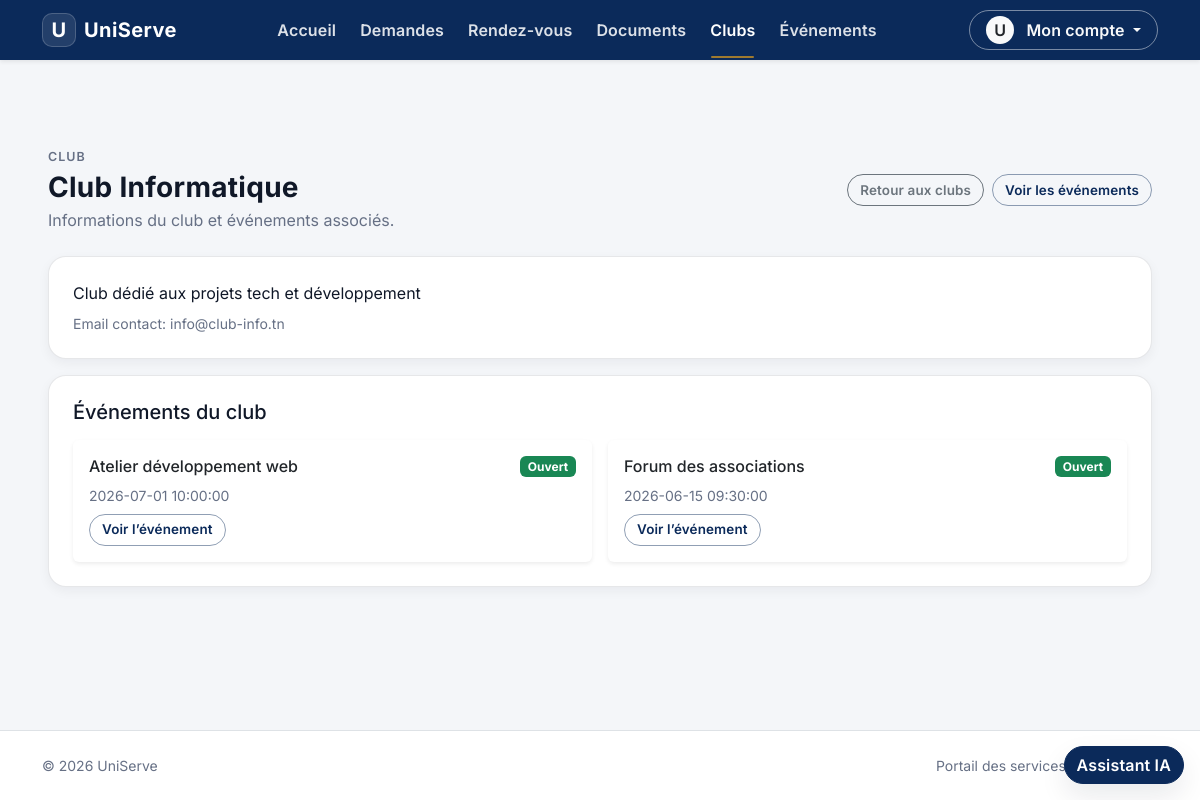
Screenshot of /evenements/clubShow/1 (signed in) with the database file from the repository.
### tables this page shows
CREATE TABLE `clubs` (
  `id` bigint(20) NOT NULL AUTO_INCREMENT,
  `cree_par` bigint(20) NOT NULL,
  `nom` varchar(120) NOT NULL,
  `description` text DEFAULT NULL,
  `email_contact` varchar(255) DEFAULT NULL,
  `actif` tinyint(1) NOT NULL DEFAULT 1,
  `statut_validation` enum('en_attente','approuve','rejete') NOT NULL DEFAULT 'en_attente',
  PRIMARY KEY (`id`),
  UNIQUE KEY `nom` (`nom`),
  KEY `cree_par` (`cree_par`),
  CONSTRAINT `clubs_ibfk_cree_par` FOREIGN KEY (`cree_par`) REFERENCES `utilisateurs` (`id`)
);

CREATE TABLE `evenements` (
  `id` bigint(20) NOT NULL AUTO_INCREMENT,
  `club_id` bigint(20) DEFAULT NULL,
  `cree_par` bigint(20) NOT NULL,
  `titre` varchar(150) NOT NULL,
  `description` text DEFAULT NULL,
  `lieu` varchar(255) DEFAULT NULL,
  `date_debut` datetime NOT NULL,
  `date_fin` datetime NOT NULL,
  `capacite` int(11) DEFAULT NULL,
  `statut` enum('planifie','ouvert','complet','termine','annule') NOT NULL DEFAULT 'planifie',
  `valide_par` bigint(20) DEFAULT NULL,
  `valide_le` datetime DEFAULT NULL,
  `cree_le` timestamp NOT NULL DEFAULT current_timestamp(),
  PRIMARY KEY (`id`),
  KEY `club_id` (`club_id`),
  KEY `cree_par` (`cree_par`),
  KEY `valide_par` (`valide_par`),
  CONSTRAINT `evenements_ibfk_1` FOREIGN KEY (`club_id`) REFERENCES `clubs` (`id`),
  CONSTRAINT `evenements_ibfk_2` FOREIGN KEY (`cree_par`) REFERENCES `utilisateurs` (`id`),
  CONSTRAINT `evenements_ibfk_3` FOREIGN KEY (`valide_par`) REFERENCES `utilisateurs` (`id`)
);

### Controller/Controller.php (called while the page is built, shortened)
<?php
class Controller
{
    protected function basePath(): string
    {
        $scriptName = (string) ($_SERVER['SCRIPT_NAME'] ?? '');
        $dir = str_replace('\\', '/', dirname($scriptName));
        $dir = $dir === '/' ? '' : rtrim($dir, '/');
        return $dir;
    }
    public function url(string $path = ''): string
    {
        $path = '/' . ltrim($path, '/');
        return $this->basePath() . ($path === '/' ? '' : $path);
    }
    public function render(string $view, array $data = [], ?string $layoutOverride = null): void
    {
        $viewPath = __DIR__ . '/../View/' . $view . '.php';
        extract($data, EXTR_SKIP);
        require $viewPath;
    }
}

### Controller/EvenementsController.php (called while the page is built, shortened)
<?php
require_once __DIR__ . '/../Model/Club.php';
class EvenementsController extends Controller
{
    public function clubShow(int|string $id): void
    {
        $clubId = (int) $id;
        $clubModel = new Club();
        $club = $clubModel->findById($clubId);
        $events = $clubModel->getEventsForClub($clubId);
        $this->render('frontoffice/clubs/show', [
            'title' => 'Club',
            'club' => $club,
            'events' => $events,
            'success' => (string) ($_GET['success'] ?? ''),
            'error' => (string) ($_GET['error'] ?? ''),
        ]);
    }
}

### Controller/App.php (called while the page is built, shortened)
<?php
class App
{
    private string $action = 'landing';
    public function __construct()
    {
        $url = $this->parseUrl();
        if (!empty($url)) {
            array_shift($url);
        }
        $controllerInstance = new $this->controller();
        if (!empty($url)) {
            $candidateAction = (string) $url[0];
            $this->action = $candidateAction;
            array_shift($url);
        } elseif (!method_exists($controllerInstance, $this->action)) {
            $this->notFound('Action not found.');
        }
        $this->params = $this->validateAndNormalizeParams($controllerInstance, $this->action, array_values($url));
        call_user_func_array([$controllerInstance, $this->action], $this->params);
    }
    private function parseUrl(): array
    {
        $cleanUrl = trim((string) $_GET['url']);
        $cleanUrl = trim($cleanUrl, '/');
        $segments = explode('/', $cleanUrl);
        return array_values(array_filter($segments, static fn (string $segment): bool => $segment !== ''));
    }
    private function validateAndNormalizeParams(object $controllerInstance, string $action, array $params): array
    {
        return $params;
    }
}

### index.php (called while the page is built, shortened)
<?php
require_once __DIR__ . '/Model/Database.php';
require_once __DIR__ . '/Controller/Controller.php';
require_once __DIR__ . '/Model/Model.php';
require_once __DIR__ . '/Controller/App.php';
new App();

### Model/Database.php (called while the page is built, shortened)
<?php
class Database
{
    private static ?PDO $instance = null;
    public static function connect(): PDO
    {
        $host = getenv('DB_HOST') ?: '127.0.0.1';
        $port = getenv('DB_PORT') ?: '3306';
        $dbname = getenv('DB_NAME') ?: 'uniserve';
        $username = getenv('DB_USER') ?: 'root';
        $password = getenv('DB_PASSWORD');
        $dsn = "mysql:host={$host};port={$port};dbname={$dbname};charset=utf8mb4";
        self::$instance = new PDO($dsn, $username, $password, [
            PDO::ATTR_ERRMODE => PDO::ERRMODE_EXCEPTION,
            PDO::ATTR_DEFAULT_FETCH_MODE => PDO::FETCH_ASSOC,
        ]);
        return self::$instance;
    }
}

### Model/Club.php (called while the page is built, shortened)
<?php
class Club
{
    private Model $model;
    public function __construct()
    {
        $this->model = new Model();
    }
    public function findById(int|string $id): ?array
    {
        $statement = $this->model->query(
            'SELECT c.id, c.cree_par, c.nom, c.description, c.email_contact, c.actif, c.statut_validation,
                    CONCAT(u.prenom, " ", u.nom) AS owner_nom
             FROM clubs c
             INNER JOIN utilisateurs u ON u.id = c.cree_par
             WHERE c.id = ?
             LIMIT 1',
            [(int) $id]
        );
        $club = $statement->fetch();
        return $club ?: null;
    }
    public function getEventsForClub(int|string $clubId): array
    {
        $statement = $this->model->query(
            'SELECT
                e.id,
                e.club_id,
                e.cree_par,
                e.titre,
                e.description,
                e.lieu,
                e.date_debut,
                e.date_fin,
                e.capacite,
                e.statut,
                e.cree_le,
                (SELECT COUNT(*) FROM inscriptions_evenement ie WHERE ie.evenement_id = e.id) AS inscriptions_count
             FROM evenements e
             WHERE e.club_id = ?
               AND e.statut <> "planifie"
             ORDER BY e.date_debut DESC',
            [(int) $clubId]
        );
        return $statement->fetchAll();
    }
}

### Model/Model.php (called while the page is built, shortened)
<?php
class Model
{
    protected static ?PDO $db = null;
    public function __construct()
    {
        if (!(self::$db instanceof PDO)) {
            self::$db = Database::connect();
        }
    }
    public function query(string $sql, array $params = []): PDOStatement
    {
        $statement = self::$db->prepare($sql);
        $statement->execute($params);
        return $statement;
    }
}

### View/frontoffice/clubs/show.php (the view, shortened to what this page needs)
<?php
$club = $club ?? [];
$events = $events ?? [];
$statusClass = static function (string $status): string {
    return match ($status) {
        'planifie' => 'secondary',
        'ouvert' => 'success',
        'complet' => 'warning',
        'termine' => 'dark',
        'annule' => 'danger',
        default => 'secondary',
    };
};
?>
<div class="d-flex align-items-center justify-content-between flex-wrap gap-2 us-page-header">
    <div>
        <div class="us-kicker mb-1">Club</div>
        <h1 class="h3 mb-1"><?= htmlspecialchars((string) ($club['nom'] ?? 'Club'), ENT_QUOTES, 'UTF-8') ?></h1>
        <p class="text-muted mb-0">Informations du club et événements associés.</p>
    </div>
    <div class="d-flex flex-wrap gap-2 justify-content-end">
        <a class="btn btn-outline-secondary btn-sm" href="<?= $this->url('/evenements/clubs') ?>">Retour aux clubs</a>
        <a class="btn btn-outline-primary btn-sm" href="<?= $this->url('/evenements') ?>">Voir les événements</a>
    </div>
</div>
<div class="us-section-card mb-3">
    <div class="card-body p-3 p-md-4">
        <p class="mb-2"><?= nl2br(htmlspecialchars((string) ($club['description'] ?? 'Aucune description disponible.'), ENT_QUOTES, 'UTF-8')) ?></p>
        <div class="small text-muted">Email contact: <?= htmlspecialchars((string) ($club['email_contact'] ?? '-'), ENT_QUOTES, 'UTF-8') ?></div>
    </div>
</div>
<div class="us-section-card">
    <div class="card-body p-3 p-md-4">
        <h2 class="h5 mb-3">Événements du club</h2>
        <div class="row g-3">
            <?php if (empty($events)): ?>
                <div class="col-12">
                    <div class="text-muted py-3">Ce club n’a pas encore d’événement public à afficher.</div>
                </div>
            <?php else: ?>
                <?php foreach ($events as $event): ?>
                    <?php
                    $eventId = (int) ($event['id'] ?? 0);
                    $status = (string) ($event['statut'] ?? 'planifie');
                    ?>
                    <div class="col-md-6">
                        <div class="card border-0 shadow-sm h-100">
                            <div class="card-body">
                                <div class="d-flex align-items-center justify-content-between mb-2">
                                    <h3 class="h6 mb-0"><?= htmlspecialchars((string) ($event['titre'] ?? ''), ENT_QUOTES, 'UTF-8') ?></h3>
                                    <span class="badge bg-<?= $statusClass($status) ?>"><?= htmlspecialchars(ucfirst($status), ENT_QUOTES, 'UTF-8') ?></span>
                                </div>
                                <p class="text-muted small mb-2"><?= htmlspecialchars((string) ($event['date_debut'] ?? ''), ENT_QUOTES, 'UTF-8') ?></p>
                                <a class="btn btn-outline-primary btn-sm" href="<?= $this->url('/evenements/show/' . $eventId) ?>">Voir l’événement</a>
                            </div>
                        </div>
                    </div>
                <?php endforeach; ?>
            <?php endif; ?>
        </div>
    </div>
</div>

### View/shared/css/main.css (style rules this page uses)
:root { --font-body: 'Inter', system-ui, -apple-system, 'Segoe UI', sans-serif; --font-display: 'Inter', system-ui, -apple-system, 'Segoe UI', sans-serif; --navy: #0a1628; --mint: #3ecfb2; --brand: #0b2a5a; --brand-contrast: #ffffff; --accent: #9f7a2f; --bg: #f4f6f9; --surface: #ffffff; --surface-2: #fbfcfe; --border: rgba(10, 22, 40, 0.10); --text: #101828; --text-muted: #667085; --radius-sm: 10px; --radius-md: 14px; --radius-lg: 18px; --shadow-sm: 0 6px 16px rgba(16, 24, 40, 0.06); --shadow-md: 0 12px 28px rgba(16, 24, 40, 0.09); --shadow-soft: 0 4px 12px rgba(16, 24, 40, 0.05); --focus-ring: 0 0 0 0.25rem rgba(11, 42, 90, 0.20); }
*, *::before, *::after { box-sizing: border-box; }
body { margin: 0; font-family: var(--font-body); background-color: #f4f6f9; color: var(--text); -webkit-font-smoothing: antialiased; -moz-osx-font-smoothing: grayscale; }
a { text-decoration: none; color: inherit; }
.text-muted { color: var(--text-muted) !important; }
.btn { border-radius: 999px; font-weight: 600; letter-spacing: 0.01em; transition: box-shadow 0.14s ease, background-color 0.14s ease, border-color 0.14s ease; }
.btn-sm { --bs-btn-padding-y: 0.3rem; --bs-btn-padding-x: 0.75rem; --bs-btn-font-size: 0.84rem; min-height: 32px; }
.btn-outline-primary { --bs-btn-color: var(--brand); --bs-btn-border-color: rgba(11, 42, 90, 0.45); --bs-btn-hover-bg: var(--brand); --bs-btn-hover-border-color: var(--brand); --bs-btn-active-bg: #091f43; --bs-btn-active-border-color: #091f43; }
.us-page-header { margin-bottom: 1.5rem; }
.us-page-header h1, .us-page-header .h3 { font-weight: 700; letter-spacing: 0.01em; }
.us-section-card { background: var(--surface); border: 1px solid var(--border); border-radius: var(--radius-lg); box-shadow: var(--shadow-soft); }
.us-kicker { font-size: 0.78rem; text-transform: uppercase; letter-spacing: 0.08em; color: var(--text-muted); font-weight: 600; }

### View/shared/css/frontoffice.css (style rules this page uses)
body { padding-top: 76px; }
body.us-frontoffice-layout { display: flex; flex-direction: column; min-height: 100vh; }
body.us-frontoffice-layout main.us-main-front .row > [class*="col-"] { min-width: 0; }
.us-calendar-hero h1, .us-calendar-card h2, .us-calendar-side-card h3, .us-focus-title, .us-page-subtitle, .us-kicker { font-family: var(--font-body); }

### rows the page displays
clubs: nom "Club Informatique", description "Club dédié aux projets tech et développement", email_contact "info@club-info.tn"
evenements: titre "Atelier développement web", statut "Ouvert", date_debut "2026-07-01 10:00:00"
evenements: titre "Forum des associations", statut "Ouvert", date_debut "2026-06-15 09:30:00"
